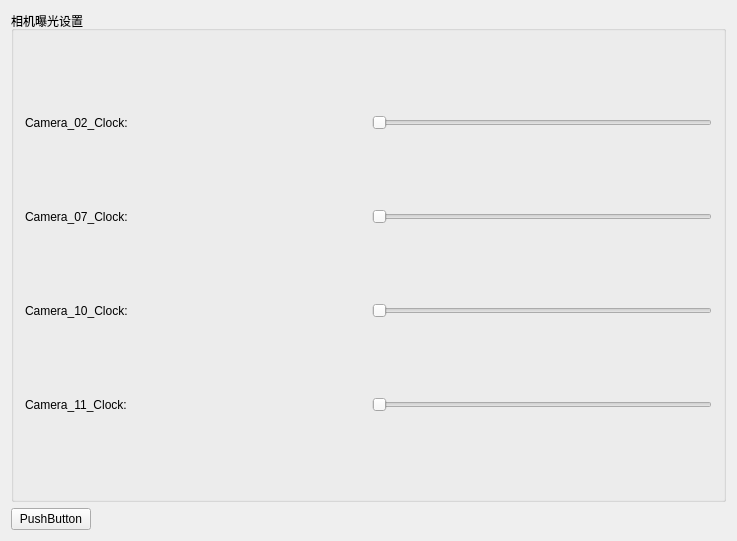
<?xml version="1.0" encoding="UTF-8"?>
<ui version="4.0">
 <class>cameraWidget</class>
 <widget class="QWidget" name="cameraWidget">
  <property name="geometry">
   <rect>
    <x>0</x>
    <y>0</y>
    <width>737</width>
    <height>541</height>
   </rect>
  </property>
  <property name="windowTitle">
   <string>Widget</string>
  </property>
  <layout class="QVBoxLayout" name="verticalLayout_main">
   <item>
    <widget class="QGroupBox" name="groupBox">
     <property name="sizePolicy">
      <sizepolicy hsizetype="Preferred" vsizetype="Preferred">
       <horstretch>0</horstretch>
       <verstretch>0</verstretch>
      </sizepolicy>
     </property>
     <property name="title">
      <string>相机曝光设置</string>
     </property>
     <layout class="QVBoxLayout" name="verticalLayout">
      <item>
       <layout class="QHBoxLayout" name="horizontalLayout">
        <item>
         <widget class="QLabel" name="label_2">
          <property name="maximumSize">
           <size>
            <width>16777215</width>
            <height>100</height>
           </size>
          </property>
          <property name="text">
           <string>Camera_02_Clock:</string>
          </property>
         </widget>
        </item>
        <item>
         <widget class="QSlider" name="horizontalSlider">
          <property name="sizePolicy">
           <sizepolicy hsizetype="Preferred" vsizetype="Fixed">
            <horstretch>0</horstretch>
            <verstretch>0</verstretch>
           </sizepolicy>
          </property>
          <property name="orientation">
           <enum>Qt::Horizontal</enum>
          </property>
         </widget>
        </item>
       </layout>
      </item>
      <item>
       <layout class="QHBoxLayout" name="horizontalLayout_2">
        <item>
         <widget class="QLabel" name="label_3">
          <property name="maximumSize">
           <size>
            <width>16777215</width>
            <height>100</height>
           </size>
          </property>
          <property name="text">
           <string>Camera_07_Clock:</string>
          </property>
         </widget>
        </item>
        <item>
         <widget class="QSlider" name="horizontalSlider_2">
          <property name="sizePolicy">
           <sizepolicy hsizetype="Preferred" vsizetype="Fixed">
            <horstretch>0</horstretch>
            <verstretch>0</verstretch>
           </sizepolicy>
          </property>
          <property name="orientation">
           <enum>Qt::Horizontal</enum>
          </property>
         </widget>
        </item>
       </layout>
      </item>
      <item>
       <layout class="QHBoxLayout" name="horizontalLayout_4">
        <item>
         <widget class="QLabel" name="label_4">
          <property name="maximumSize">
           <size>
            <width>16777215</width>
            <height>100</height>
           </size>
          </property>
          <property name="text">
           <string>Camera_10_Clock:</string>
          </property>
         </widget>
        </item>
        <item>
         <widget class="QSlider" name="horizontalSlider_3">
          <property name="sizePolicy">
           <sizepolicy hsizetype="Preferred" vsizetype="Fixed">
            <horstretch>0</horstretch>
            <verstretch>0</verstretch>
           </sizepolicy>
          </property>
          <property name="orientation">
           <enum>Qt::Horizontal</enum>
          </property>
         </widget>
        </item>
       </layout>
      </item>
      <item>
       <layout class="QHBoxLayout" name="horizontalLayout_5">
        <item>
         <widget class="QLabel" name="label_5">
          <property name="maximumSize">
           <size>
            <width>16777215</width>
            <height>100</height>
           </size>
          </property>
          <property name="text">
           <string>Camera_11_Clock:</string>
          </property>
         </widget>
        </item>
        <item>
         <widget class="QSlider" name="horizontalSlider_4">
          <property name="sizePolicy">
           <sizepolicy hsizetype="Preferred" vsizetype="Fixed">
            <horstretch>0</horstretch>
            <verstretch>0</verstretch>
           </sizepolicy>
          </property>
          <property name="orientation">
           <enum>Qt::Horizontal</enum>
          </property>
         </widget>
        </item>
       </layout>
      </item>
     </layout>
    </widget>
   </item>
   <item>
    <layout class="QHBoxLayout" name="horizontalLayout_3">
     <item>
      <widget class="QPushButton" name="pushButton">
       <property name="text">
        <string>PushButton</string>
       </property>
      </widget>
     </item>
     <item>
      <spacer name="horizontalSpacer">
       <property name="orientation">
        <enum>Qt::Horizontal</enum>
       </property>
       <property name="sizeHint" stdset="0">
        <size>
         <width>40</width>
         <height>20</height>
        </size>
       </property>
      </spacer>
     </item>
    </layout>
   </item>
  </layout>
 </widget>
 <layoutdefault spacing="6" margin="11"/>
 <resources/>
 <connections/>
</ui>
